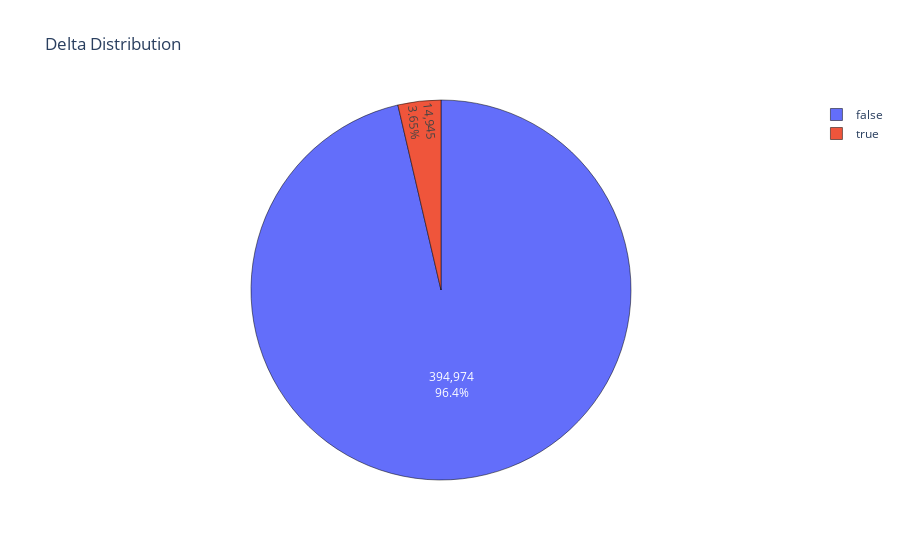

Notebook code for this chart:
### Code cell
dist = df['Delta'].value_counts()
trace = go.Pie(values=(np.array(dist)),labels=dist.index,  pull=[0, 0])
layout = go.Layout(title='Delta Distribution')
data = [trace]
fig = go.Figure(trace,layout)
fig.update_traces(marker=dict(line=dict(color='#000000', width=0.5)), textinfo='value+percent', insidetextorientation='auto')
#sfig.show()

### Figure 1 — Plotly figure (JSON) as saved in the notebook; plotly's stock layout.template omitted (floating-point values rounded to 4 significant figures)
{"data": [{"insidetextorientation": "auto", "labels": [false, true], "marker": {"line": {"color": "#000000", "width": 0.5}}, "pull": [0, 0], "textinfo": "value+percent", "type": "pie", "values": [394974, 14945]}], "layout": {"title": {"text": "Delta Distribution"}}}
